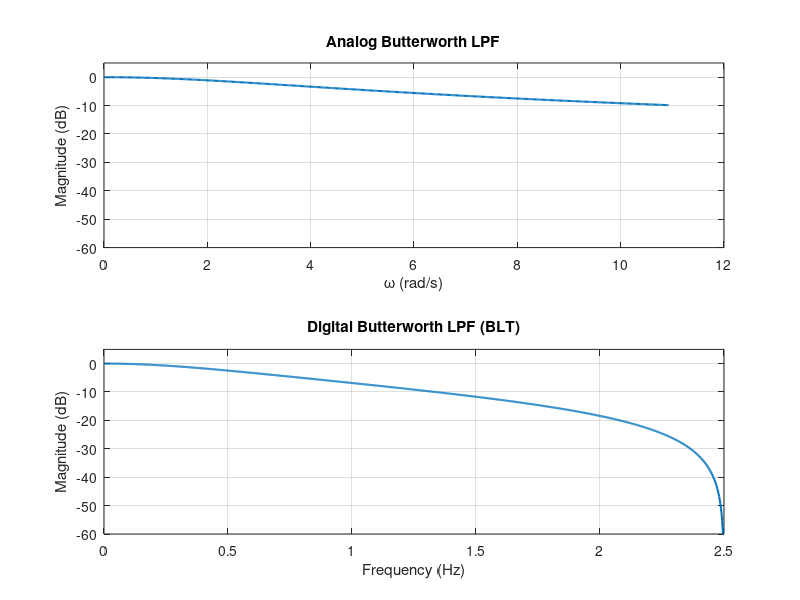

This figure's MATLAB source:
clc;
clear;

p1 = input('Passband frequency (rad/s): ');
p2 = input('Stopband frequency (rad/s): ');
r1 = input('Passband ripple (dB): ');
r2 = input('Stopband attenuation (dB): ');
fsamp = input('Sampling frequency (Hz): ');

ts = 1 / fsamp;

p1 = (2 / ts) * tan((p1 * ts) / 2);
p2 = (2 / ts) * tan((p2 * ts) / 2);

dp = 10^(-r1 / 20);
ds = 10^(-r2 / 20);

A = (1 / ds^2) - 1;
B = (1 / dp^2) - 1;
C = log10(p2 / p1);
val = log10(sqrt(A / B)) / C;

n = 1;
while n < val
    n = n + 1;
end

wc = p1 / ((1 / dp^2 - 1)^(1 / (2 * n)));

disp(['N = ', num2str(n)]);
disp(['wc = ', num2str(wc)]);

wset = linspace(0, 2 * p2, 500);
Hval = zeros(size(wset));

odd = false;
temp = n;
while temp > 1
    temp = temp - 2;
end
if temp == 1
    odd = true;
end

i = 1;
while i <= length(wset)
    s = 1j * wset(i);
    P = 1;
    if odd
        k = 1;
        while k <= (n - 1) / 2
            b = 2 * sin((2 * k - 1) * pi / (2 * n));
            P = P * (s^2 + b * wc * s + wc^2);
            k = k + 1;
        end
        Hval(i) = abs((wc^n) / ((s + wc) * P));
    else
        k = 1;
        while k <= n / 2
            b = 2 * sin((2 * k - 1) * pi / (2 * n));
            P = P * (s^2 + b * wc * s + wc^2);
            k = k + 1;
        end
        Hval(i) = abs((wc^n) / P);
    end
    i = i + 1;
end

pts = 1024;
wd = linspace(0, pi, pts);
Hdb = zeros(size(wd));

j = 1;
while j <= length(wd)
    z = exp(1j * wd(j));
    s = (2 / ts) * ((1 - z^-1) / (1 + z^-1));
    P = 1;
    k = 1;
    while k <= n
        t = ((2 * k) + n - 1) * pi / (2 * n);
        ck = wc * exp(1j * t);
        P = P * (wc / (s - ck));
        k = k + 1;
    end
    Hdb(j) = P;
    j = j + 1;
end

figure;
subplot(2, 1, 1);
plot(wset, 20 * log10(Hval), 'LineWidth', 1.5);
xlabel('\omega (rad/s)');
ylabel('Magnitude (dB)');
title('Analog Butterworth LPF');
grid on;
ylim([-60 5]);

subplot(2, 1, 2);
faxis = wd * fsamp / (2 * pi);
plot(faxis, 20 * log10(abs(Hdb)), 'LineWidth', 1.5);
xlabel('Frequency (Hz)');
ylabel('Magnitude (dB)');
title('Digital Butterworth LPF (BLT)');
grid on;
ylim([-60 5]);
